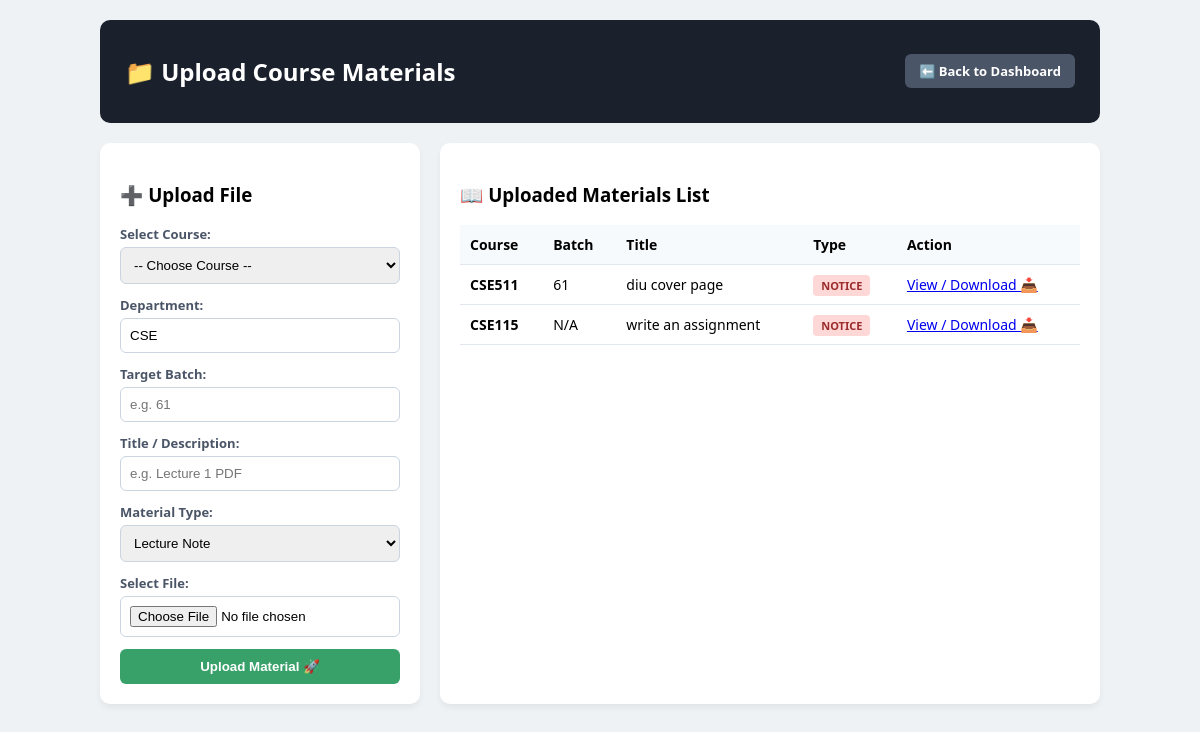
The app's page /teacher_materials.php (signed in) with its own data.
### tables this page shows
CREATE TABLE `course_materials` (
  `id` int(11) NOT NULL,
  `course_id` int(11) NOT NULL,
  `teacher_username` varchar(100) NOT NULL,
  `title` varchar(255) NOT NULL,
  `type` enum('note','assignment','notice') DEFAULT 'note',
  `file_path` varchar(255) NOT NULL,
  `department` varchar(50) DEFAULT NULL,
  `batch` varchar(20) DEFAULT NULL,
  `uploaded_at` timestamp NOT NULL DEFAULT current_timestamp()
);

CREATE TABLE `courses` (
  `id` int(11) NOT NULL,
  `course_code` varchar(20) NOT NULL,
  `course_name` varchar(100) NOT NULL,
  `credits` decimal(3,2) NOT NULL,
  `department_id` int(11) DEFAULT NULL,
  `assigned_teacher` varchar(100) DEFAULT NULL,
  `batch` varchar(20) DEFAULT NULL
);

### teacher_materials.php (the view, shortened to what this page needs)
<?php
require_once 'config.php';
$teacher_username = $_SESSION['username'];
$materials_query = $conn->prepare("SELECT m.*, c.course_code FROM course_materials m JOIN courses c ON m.course_id = c.id WHERE m.teacher_username = ? ORDER BY m.id DESC");
$materials_query->bind_param("s", $teacher_username);
$materials_query->execute();
$materials_res = $materials_query->get_result();
?>
<!DOCTYPE html>
<html lang="en">
<head>
</head>
<body>
<div class="container">
    <div class="header">
        <h2>📁 Upload Course Materials</h2>
        <a href="teacher_dashboard.php" class="btn-back">⬅️ Back to Dashboard</a>
    </div>
    <div class="main-grid">
        <div class="card">
            <h3>➕ Upload File</h3>
            <form action="" method="POST" enctype="multipart/form-data">
                <div class="form-group">
                    <label>Select Course:</label>
                    <select name="course_id" required>
                        <option value="">-- Choose Course --</option>
                    </select>
                </div>
                <div class="form-group">
                    <label>Department:</label>
                    <input type="text" name="department" value="CSE" required>
                </div>
                <div class="form-group">
                    <label>Target Batch:</label>
                    <input type="text" name="batch" placeholder="e.g. 61" required>
                </div>
                <div class="form-group">
                    <label>Title / Description:</label>
                    <input type="text" name="title" placeholder="e.g. Lecture 1 PDF" required>
                </div>
                <div class="form-group">
                    <label>Material Type:</label>
                    <select name="type" required>
                        <option value="note">Lecture Note</option>
                    </select>
                </div>
                <div class="form-group">
                    <label>Select File:</label>
                    <input type="file" name="file" required>
                </div>
                <button type="submit" name="upload_material" class="btn-submit">Upload Material 🚀</button>
            </form>
        </div>
        <div class="card">
            <h3>📖 Uploaded Materials List</h3>
            <table>
                <thead>
                    <tr>
                        <th>Course</th>
                        <th>Batch</th>
                        <th>Title</th>
                        <th>Type</th>
                        <th>Action</th>
                    </tr>
                </thead>
                <tbody>
                    <?php if($materials_res && $materials_res->num_rows > 0): ?>
                        <?php while($m = $materials_res->fetch_assoc()): ?>
                            <tr>
                                <td><b><?php echo htmlspecialchars($m['course_code']); ?></b></td>
                                <td><?php echo !empty($m['batch']) ? htmlspecialchars($m['batch']) : 'N/A'; ?></td>
                                <td><?php echo htmlspecialchars($m['title']); ?></td>
                                <td><span class="badge badge-<?php echo $m['type']; ?>"><?php echo $m['type']; ?></span></td>
                                <td><a href="<?php echo $m['file_path']; ?>" target="_blank">View / Download 📥</a></td>
                            </tr>
                        <?php endwhile; ?>
                    <?php else: ?>
                        <tr><td colspan="5" style="text-align:center; color:#777;">No materials uploaded yet.</td></tr>
                    <?php endif; ?>
                </tbody>
            </table>
        </div>
    </div>
</div>
</body>
</html>

### teacher_materials.php (style rules this page uses)
body { font-family: 'Segoe UI', Tahoma, Geneva, Verdana, sans-serif; background: #eef2f5; margin: 0; padding: 20px; }
.container { max-width: 1000px; margin: 0 auto; }
.header { display: flex; justify-content: space-between; align-items: center; background: #1a202c; color: white; padding: 15px 25px; border-radius: 10px; margin-bottom: 20px; }
.btn-back { background: #4a5568; color: white; padding: 8px 14px; text-decoration: none; border-radius: 6px; font-weight: bold; font-size: 13px; }
.main-grid { display: grid; grid-template-columns: 320px 1fr; gap: 20px; }
.card { background: white; padding: 20px; border-radius: 10px; box-shadow: 0 4px 6px rgba(0,0,0,0.05); }
.form-group { margin-bottom: 12px; }
label { display: block; font-size: 13px; font-weight: bold; color: #4a5568; margin-bottom: 4px; }
input, select { width: 100%; padding: 9px; border: 1px solid #cbd5e0; border-radius: 6px; box-sizing: border-box; }
.btn-submit { width: 100%; background: #38a169; color: white; border: none; padding: 10px; border-radius: 6px; font-weight: bold; cursor: pointer; }
table { width: 100%; border-collapse: collapse; margin-top: 10px; }
th, td { padding: 10px; text-align: left; border-bottom: 1px solid #e2e8f0; font-size: 14px; }
th { background: #f7fafc; }
.badge { padding: 3px 8px; border-radius: 4px; font-size: 11px; font-weight: bold; text-transform: uppercase; }
.badge-notice { background: #fed7d7; color: #9b2c2c; }

### records on screen
course_materials: course.course_code "CSE511", batch "61", title "diu cover page", type "NOTICE"
course_materials: course.course_code "CSE115", shows "N/A", title "write an assignment", type "NOTICE"
